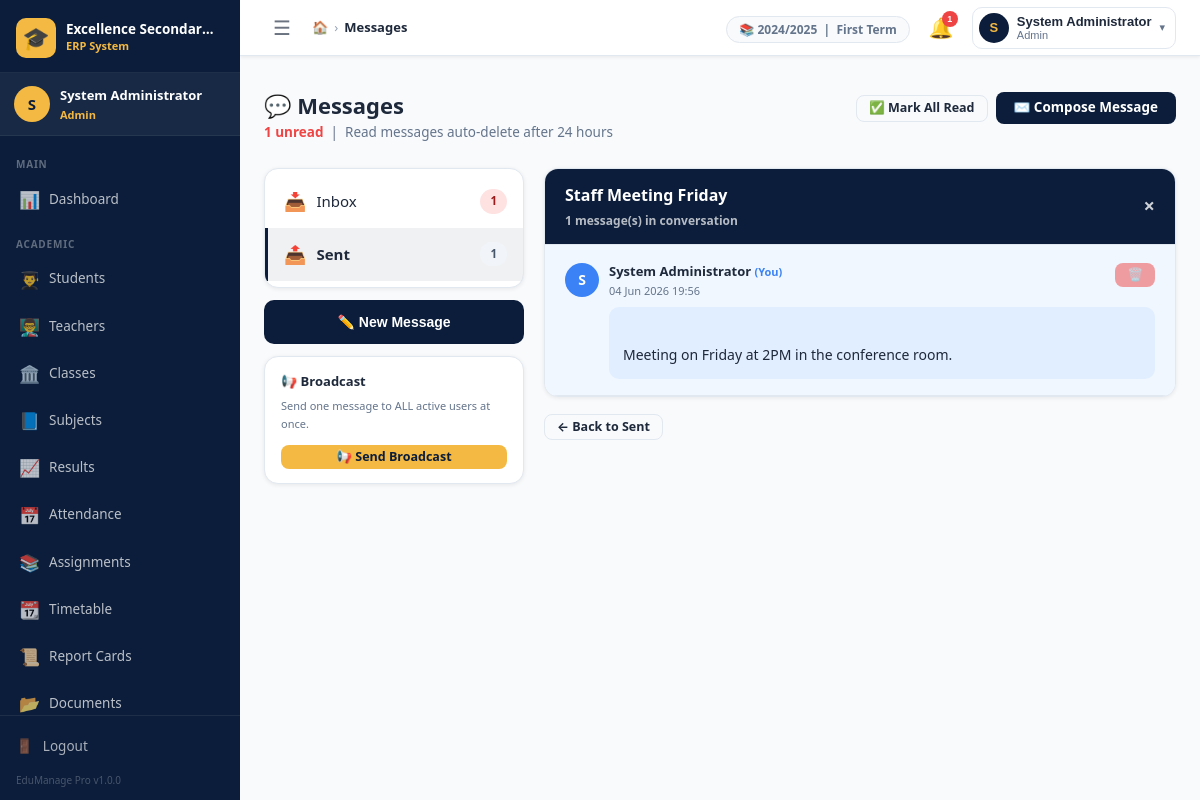
Page /admin/messages.php?box=sent&msg=2 (signed in) on the committed database.
### tables this page shows
CREATE TABLE `settings` (
  `id`          INT UNSIGNED NOT NULL AUTO_INCREMENT,
  `setting_key` VARCHAR(100) NOT NULL UNIQUE,
  `setting_val` TEXT         DEFAULT NULL,
  `updated_at`  TIMESTAMP    NOT NULL DEFAULT CURRENT_TIMESTAMP ON UPDATE CURRENT_TIMESTAMP,
  PRIMARY KEY (`id`),
  KEY `idx_key` (`setting_key`)
);

CREATE TABLE `messages` (
  `id`           INT UNSIGNED NOT NULL AUTO_INCREMENT,
  `from_user`    INT UNSIGNED NOT NULL,
  `to_user`      INT UNSIGNED DEFAULT NULL,
  `subject`      VARCHAR(200) NOT NULL,
  `body`         TEXT         NOT NULL,
  `is_broadcast` TINYINT(1)   NOT NULL DEFAULT 0,
  `is_read`      TINYINT(1)   NOT NULL DEFAULT 0,
  `read_at`      DATETIME     DEFAULT NULL,
  `created_at`   TIMESTAMP    NOT NULL DEFAULT CURRENT_TIMESTAMP,
  PRIMARY KEY (`id`),
  CONSTRAINT `fk_msg_from` FOREIGN KEY (`from_user`) REFERENCES `users`(`id`) ON DELETE CASCADE,
  CONSTRAINT `fk_msg_to`   FOREIGN KEY (`to_user`)   REFERENCES `users`(`id`) ON DELETE CASCADE
);

CREATE TABLE `users` (
  `id`         INT UNSIGNED     NOT NULL AUTO_INCREMENT,
  `username`   VARCHAR(50)      NOT NULL UNIQUE,
  `password`   VARCHAR(255)     NOT NULL,
  `role_id`    TINYINT UNSIGNED NOT NULL,
  `full_name`  VARCHAR(100)     NOT NULL,
  `email`      VARCHAR(100)     DEFAULT NULL,
  `phone`      VARCHAR(20)      DEFAULT NULL,
  `status`     ENUM('active','inactive') NOT NULL DEFAULT 'active',
  `last_login` DATETIME         DEFAULT NULL,
  `created_at` TIMESTAMP        NOT NULL DEFAULT CURRENT_TIMESTAMP,
  PRIMARY KEY (`id`),
  KEY `idx_username` (`username`),
  KEY `idx_role`     (`role_id`),
  CONSTRAINT `fk_users_role` FOREIGN KEY (`role_id`) REFERENCES `roles`(`id`)
);

### includes/functions.php (called while the page is built, shortened)
<?php
function e(mixed $val): string {
    return htmlspecialchars((string)($val ?? ''), ENT_QUOTES | ENT_HTML5, 'UTF-8');
}
function get_setting(string $key, string $default = ''): string {
    static $cache = [];
    if (!isset($cache[$key])) {
        $row = Database::fetchOne(
            "SELECT setting_val FROM settings WHERE setting_key = ? LIMIT 1",
            [$key]
        );
        $cache[$key] = $row ? $row['setting_val'] : $default;
    }
    return $cache[$key] ?? $default;
}
function paginate(string $sql, array $params, int $page, int $perPage = ROWS_PER_PAGE): array {
    $page    = max(1, (int)$page);
    $offset  = ($page - 1) * $perPage;
    $countSql = "SELECT COUNT(*) as cnt FROM ({$sql}) AS _count_query";
    $total    = (int)(Database::fetchOne($countSql, $params)['cnt'] ?? 0);
    $pages    = (int)ceil($total / $perPage);
    $rows = Database::fetchAll($sql . " LIMIT {$perPage} OFFSET {$offset}", $params);
    return [
        'rows'       => $rows,
        'total'      => $total,
        'pages'      => $pages,
        'page'       => $page,
        'per_page'   => $perPage,
        'has_prev'   => $page > 1,
        'has_next'   => $page < $pages,
    ];
}
function sanitize(mixed $val): string {
    return trim(strip_tags((string)($val ?? '')));
}
function int_val(mixed $val, int $default = 0): int {
    return filter_var($val, FILTER_VALIDATE_INT) !== false ? (int)$val : $default;
}
function format_date(string $date, string $format = 'd M Y'): string {
    return date($format, strtotime($date));
}
function count_unread_notifications(int $userId): int {
    $row = Database::fetchOne(
        "SELECT COUNT(*) AS c FROM notifications WHERE user_id = ? AND is_read = 0",
        [$userId]
    );
    return (int)($row['c'] ?? 0);
}

### config/db.php (called while the page is built, shortened)
<?php
class Database {
    private static ?PDO $instance = null;
    public static function getInstance(): PDO {
        if (self::$instance === null) {
            $dsn = sprintf(
                'mysql:host=%s;dbname=%s;charset=%s',
                DB_HOST, DB_NAME, DB_CHARSET
            );
            $options = [
                PDO::ATTR_ERRMODE            => PDO::ERRMODE_EXCEPTION,
                PDO::ATTR_DEFAULT_FETCH_MODE => PDO::FETCH_ASSOC,
                PDO::ATTR_EMULATE_PREPARES   => false,
                PDO::MYSQL_ATTR_INIT_COMMAND => "SET NAMES utf8mb4 COLLATE utf8mb4_unicode_ci",
            ];
            try {
                self::$instance = new PDO($dsn, DB_USER, DB_PASS, $options);
            } catch (PDOException $e) {
                error_log('[EduManage DB Error] ' . $e->getMessage());
                http_response_code(500);
                die(json_encode([
                    'success' => false,
                    'message' => 'Database connection failed. Please contact the administrator.'
                ]));
            }
        }
        return self::$instance;
    }
    public static function query(string $sql, array $params = []): PDOStatement {
        $stmt = self::getInstance()->prepare($sql);
        $stmt->execute($params);
        return $stmt;
    }
    public static function fetchOne(string $sql, array $params = []): ?array {
        $row = self::query($sql, $params)->fetch();
        return $row ?: null;
    }
    public static function fetchAll(string $sql, array $params = []): array {
        return self::query($sql, $params)->fetchAll();
    }
    public static function execute(string $sql, array $params = []): int {
        return self::query($sql, $params)->rowCount();
    }
}

### includes/auth.php (called while the page is built, shortened)
<?php
function is_logged_in(): bool {
    return isset($_SESSION['user_id'], $_SESSION['role_id']);
}
function is_admin(): bool     { return is_logged_in() && (int)$_SESSION['role_id'] === ROLE_ADMIN; }
function current_user_id(): int       { return (int)($_SESSION['user_id']   ?? 0); }
function current_full_name(): string  { return $_SESSION['full_name'] ?? ''; }
function current_role_name(): string  { return $_SESSION['role_name'] ?? ''; }

### admin/messages.php (the view, shortened to what this page needs)
<?php
$pageTitle  = 'Messages';
$msgUrl = BASE_URL . '/admin/messages.php';
$box  = sanitize($_GET['box']    ?? 'inbox');
$mid  = int_val($_GET['msg']     ?? 0);
$page = int_val($_GET['page']    ?? 1);
$inboxSql = "SELECT m.*,
                    u.full_name AS from_name,
                    u.username  AS from_username
             FROM messages m
             JOIN users u ON u.id = m.from_user
             WHERE m.to_user = ?
             ORDER BY m.is_read ASC, m.created_at DESC";
$inboxPager = paginate($inboxSql, [current_user_id()], $page);
$sentSql = "SELECT m.*,
                   COALESCE(u.full_name,'All Users') AS to_name
            FROM messages m
            LEFT JOIN users u ON u.id = m.to_user
            WHERE m.from_user = ?
            ORDER BY m.created_at DESC";
$sentPager = paginate($sentSql, [current_user_id()], $page);
$openMsg  = null;
$thread   = [];
if ($mid) {
    $openMsg = Database::fetchOne(
        "SELECT m.*,
                fu.full_name AS from_name, fu.username AS from_uname,
                tu.full_name AS to_name,   tu.username AS to_uname
         FROM messages m
         JOIN users fu ON fu.id = m.from_user
         LEFT JOIN users tu ON tu.id = m.to_user
         WHERE m.id = ?
           AND (m.from_user = ? OR m.to_user = ?)",
        [$mid, current_user_id(), current_user_id()]
    );
    if ($openMsg) {
        if (empty($thread)) {
            $thread = [$openMsg];
        }
    }
}
include INCLUDES_PATH . '/header.php';
?>
<div class="page-header">
    <div class="page-header-left">
        <h1 class="page-title">💬 Messages</h1>
        <p class="page-subtitle">
            <?php if ($unreadCount > 0): ?>
                <span style="color:var(--red);font-weight:700"><?= $unreadCount ?> unread</span>
                &nbsp;|&nbsp;
            <?php endif; ?>
            Read messages auto-delete after 24 hours
        </p>
    </div>
    <div class="page-header-actions">
        <?php if ($unreadCount > 0): ?>
            <form method="POST" style="display:inline">
                <button type="submit" class="btn btn-outline btn-sm">✅ Mark All Read</button>
            </form>
        <?php endif; ?>
        <button class="btn btn-primary" id="composeBtn" onclick="openModal('composeModal')">
            ✉️ Compose Message
        </button>
    </div>
</div>
<div style="display:grid;grid-template-columns:260px 1fr;gap:20px;align-items:start">
    <div style="display:flex;flex-direction:column;gap:12px">
        <div class="card">
            <div style="padding:6px 0">
                <a href="<?= $msgUrl ?>?box=inbox"
                   style="display:flex;align-items:center;gap:10px;padding:12px 16px;
                          text-decoration:none;color:var(--text);
                          background:<?= $box==='inbox'?'rgba(11,29,58,.06)':'' ?>;
                          border-left:3px solid <?= $box==='inbox'?'var(--navy)':'transparent' ?>;
                          font-weight:<?= $box==='inbox'?700:500 ?>">
                    <span style="font-size:18px">📥</span>
                    <span>Inbox</span>
                    <?php if ($unreadCount > 0): ?>
                        <span class="badge badge-danger" style="margin-left:auto"><?= $unreadCount ?></span>
                    <?php else: ?>
                        <span class="badge badge-secondary" style="margin-left:auto"><?= $inboxPager['total'] ?></span>
                    <?php endif; ?>
                </a>
                <a href="<?= $msgUrl ?>?box=sent"
                   style="display:flex;align-items:center;gap:10px;padding:12px 16px;
                          text-decoration:none;color:var(--text);
                          background:<?= $box==='sent'?'rgba(11,29,58,.06)':'' ?>;
                          border-left:3px solid <?= $box==='sent'?'var(--navy)':'transparent' ?>;
                          font-weight:<?= $box==='sent'?700:500 ?>">
                    <span style="font-size:18px">📤</span>
                    <span>Sent</span>
                    <span class="badge badge-secondary" style="margin-left:auto"><?= $sentPager['total'] ?></span>
                </a>
            </div>
        </div>
        <button onclick="openModal('composeModal')"
                style="width:100%;padding:14px;background:var(--navy);color:var(--white);
                       border:none;border-radius:10px;font-size:14px;font-weight:700;
                       cursor:pointer;display:flex;align-items:center;justify-content:center;gap:8px">
            ✏️ New Message
        </button>
        <?php if (is_admin()): ?>
        <div class="card">
            <div style="padding:14px 16px">
                <div style="font-weight:700;font-size:13px;margin-bottom:6px">📢 Broadcast</div>
                <div class="text-xs text-muted" style="margin-bottom:10px">
                    Send one message to ALL active users at once.
                </div>
                <button onclick="openModal('broadcastModal')"
                        class="btn btn-accent btn-sm btn-block">
                    📢 Send Broadcast
                </button>
            </div>
        </div>
        <?php endif; ?>
    </div>
    <div>
        <?php if ($openMsg && !empty($thread)): ?>
        <div class="card mb-16">
            <div class="card-header" style="background:var(--navy);color:#fff">
                <div>
                    <div style="font-size:16px;font-weight:800"><?= e($openMsg['subject']) ?></div>
                    <div style="font-size:12px;opacity:.7;margin-top:2px">
                        <?= count($thread) ?> message(s) in conversation
                    </div>
                </div>
                <a href="<?= $msgUrl ?>?box=<?= $box ?>"
                   style="color:rgba(255,255,255,.8);text-decoration:none;font-size:20px">×</a>
            </div>
            <?php foreach ($thread as $tm):
                $isMe = ($tm['from_user'] == current_user_id());
            ?>
            <div style="padding:16px 20px;border-bottom:1px solid var(--border);
                        background:<?= $isMe?'#F0F7FF':'#FFFFFF' ?>">
                <div style="display:flex;justify-content:space-between;align-items:flex-start;margin-bottom:8px">
                    <div style="display:flex;align-items:center;gap:10px">
                        <div style="width:34px;height:34px;border-radius:50%;
                                    background:<?= $isMe?'var(--blue)':'var(--navy)' ?>;
                                    color:#fff;display:flex;align-items:center;justify-content:center;
                                    font-size:14px;font-weight:800;flex-shrink:0">
                            <?= strtoupper(substr($tm['from_name'],0,1)) ?>
                        </div>
                        <div>
                            <div style="font-weight:700;font-size:13px">
                                <?= e($tm['from_name']) ?>
                                <?= $isMe ? '<span style="color:var(--blue);font-size:11px">(You)</span>' : '' ?>
                            </div>
                            <div class="text-xs text-muted"><?= format_date($tm['created_at'],'d M Y H:i') ?></div>
                        </div>
                    </div>
                    <form method="POST" style="display:inline">
                        <button type="submit" class="btn btn-sm btn-danger"
                                style="opacity:.5" title="Delete this message"
                                data-confirm="Delete this message?">🗑️</button>
                    </form>
                </div>
                <div style="margin-left:44px;background:<?= $isMe?'rgba(59,130,246,.08)':'var(--light)' ?>;
                            border-radius:10px;padding:12px 14px;font-size:14px;
                            line-height:1.7;color:var(--text);white-space:pre-line">
                    <?= e($tm['body']) ?>
                </div>
            </div>
            <?php endforeach; ?>
        </div>
        <a href="<?= $msgUrl ?>?box=<?= $box ?>" class="btn btn-outline btn-sm">
            ← Back to <?= $box === 'sent' ? 'Sent' : 'Inbox' ?>
        </a>
        <?php endif; ?>
    </div>
</div>
<?php include INCLUDES_PATH . '/footer.php'; ?>

### includes/header.php (shortened to what this page needs)
<?php
$pageTitle   = $pageTitle   ?? 'Dashboard';
$schoolName  = get_setting('school_name', APP_NAME);
$unreadCount = is_logged_in() ? count_unread_notifications(current_user_id()) : 0;
?>
<!DOCTYPE html>
<html lang="en">
<head>
    <link rel="stylesheet" href="<?= BASE_URL ?>/assets/css/style.css">
</head>
<body>
<div class="app-wrapper">
    <?php include INCLUDES_PATH . '/sidebar.php'; ?>
    <div class="main-area">
        <header class="topnav">
            <div class="topnav-left">
                <button class="sidebar-toggle" id="sidebarToggle" title="Toggle Sidebar">
                    ☰
                </button>
                <nav class="breadcrumb-nav">
                    <span class="bc-home">
                        <a href="<?= BASE_URL ?>/admin/dashboard.php">🏠</a>
                    </span>
                    <span class="bc-sep">›</span>
                    <span class="bc-current"><?= e($pageTitle) ?></span>
                </nav>
            </div>
            <div class="topnav-right">
                <div class="topnav-meta hidden-sm">
                    <span class="meta-pill">
                        📚 <?= e(get_setting('current_session', '—')) ?>
                        &nbsp;|&nbsp;
                        <?= e(get_setting('current_term', '—')) ?> Term
                    </span>
                </div>
                <div class="notif-wrap" id="notifWrap">
                    <button class="notif-btn" id="notifBtn" title="Notifications">
                        🔔
                        <?php if ($unreadCount > 0): ?>
                            <span class="notif-badge"><?= $unreadCount ?></span>
                        <?php endif; ?>
                    </button>
                </div>
                <div class="user-wrap" id="userWrap">
                    <button class="user-btn" id="userBtn">
                        <div class="user-avatar">
                            <?= strtoupper(substr(current_full_name(), 0, 1)) ?>
                        </div>
                        <div class="user-info hidden-sm">
                            <span class="user-name"><?= e(current_full_name()) ?></span>
                            <span class="user-role"><?= e(ucfirst(current_role_name())) ?></span>
                        </div>
                        <span class="user-caret">▾</span>
                    </button>
                </div>
            </div>
        </header>
        <div class="flash-container">
        </div>
        <main class="main-content">

### rows in the picture
settings: setting_val "2024/2025"
settings: setting_val "First"
messages: subject "Staff Meeting Friday", from_user.full_name "S", from_user.full_name "System Administrator", shows "(You)", created_at "04 Jun 2026 19:56", body "Meeting on Friday at 2PM in the conference room."

### other values in the picture
get_setting('school_name', APP_NAME) "Excellence Secondar…"
substr(current_full_name(), 0, 1) "S"
current_full_name() "System Administrator"
current_role_name() "Admin"
$item['section'] "MAIN"
$item['icon'] "📊"
$item['label'] "Dashboard"
$item['section'] "ACADEMIC"
$item['icon'] "👨‍🎓"
$item['label'] "Students"
$item['icon'] "👨‍🏫"
$item['label'] "Teachers"
$item['icon'] "🏛️"
$item['label'] "Classes"
$item['icon'] "📘"
